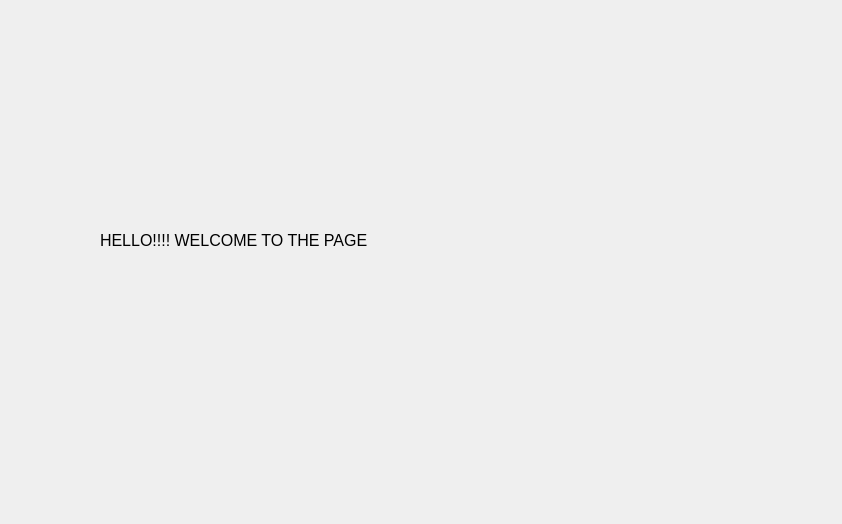
<?xml version="1.0" encoding="UTF-8"?>
<ui version="4.0">
 <class>Dialog</class>
 <widget class="QDialog" name="Dialog">
  <property name="geometry">
   <rect>
    <x>0</x>
    <y>0</y>
    <width>842</width>
    <height>524</height>
   </rect>
  </property>
  <property name="windowTitle">
   <string>Dialog</string>
  </property>
  <widget class="QLabel" name="label">
   <property name="geometry">
    <rect>
     <x>100</x>
     <y>50</y>
     <width>661</width>
     <height>381</height>
    </rect>
   </property>
   <property name="font">
    <font>
     <pointsize>12</pointsize>
    </font>
   </property>
   <property name="text">
    <string>HELLO!!!! WELCOME TO THE PAGE</string>
   </property>
  </widget>
 </widget>
 <resources/>
 <connections/>
</ui>
